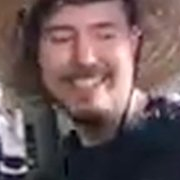
#> input picture tests/fixtures/head_closed.png, 180 x 180 px
$ python generate_fixtures.py
#> lines starting #> are read from the running program, lines starting #| are printed output that depends on the picture
### framing/config.py
"""
Config loader and validator for RelatiV Dynamic Framing (spec-0.1).
Computes SHA256 config hash and captures environment library versions.
"""

from __future__ import annotations

import hashlib
import json
import os
import shutil
import subprocess
from pathlib import Path
from typing import Any, Dict, Optional
import yaml


def get_binary_paths() -> Dict[str, str]:
    """Find ffmpeg and ffprobe, checking env vars, venv bin, static-ffmpeg, and PATH."""
    env_ffmpeg = os.environ.get("FFMPEG_PATH")
    env_ffprobe = os.environ.get("FFPROBE_PATH")

    venv_bin = Path(__file__).resolve().parent.parent / ".venv_framing" / "bin"
    ffmpeg_cand = str(venv_bin / "ffmpeg")
    ffprobe_cand = str(venv_bin / "ffprobe")

    ffmpeg_bin = env_ffmpeg or (ffmpeg_cand if os.path.exists(ffmpeg_cand) else shutil.which("ffmpeg") or shutil.which("ffmpeg.exe") or "ffmpeg")

    if not env_ffprobe and ffmpeg_bin and os.path.isabs(str(ffmpeg_bin)):
        f_dir = Path(ffmpeg_bin).parent
        for cand in ("ffprobe.exe", "ffprobe"):
            if (f_dir / cand).exists():
                env_ffprobe = str(f_dir / cand)
                break

    ffprobe_bin = env_ffprobe or (ffprobe_cand if os.path.exists(ffprobe_cand) else shutil.which("ffprobe") or shutil.which("ffprobe.exe") or "ffprobe")

    return {
        "ffmpeg": str(ffmpeg_bin),
        "ffprobe": str(ffprobe_bin),
    }


# [89 lines left out: functions get_library_versions, compute_config_hash, load_config, not called in this run]

### tests/fixtures/generate_fixtures.py
"""
Synthetic Test Fixture Generator for Dynamic Framing Test Suite (spec-0.1).
Generates:
- F01: Single talking head, static camera
- F02: Single presenter who moves around
- F03: Two-person podcast, alternating long turns
- F04: Two-person fast banter
- F05: Two-person, one long monologue
- F06: Overlapping speech and shared laughter
- F07: Frequent backchannels
- F08: Voice-over or off-screen speaker with visible face
- F15: Phone footage (VFR + rotation metadata + odd dimensions)
Also writes ground-truth label JSON files to tests/labels/*.json.
"""

from __future__ import annotations

import os
import json
import shutil
import subprocess
from pathlib import Path
import cv2
import numpy as np
import scipy.io.wavfile as wavfile

from framing.config import get_binary_paths


def get_head_assets(assets_dir: Path) -> tuple[np.ndarray, np.ndarray]:
    """Returns (head_closed, head_open) for realistic face detection and MAR variation."""
    assets_dir.mkdir(parents=True, exist_ok=True)
    closed_path = assets_dir / "head_closed.png"
    open_path = assets_dir / "head_open.png"

    if closed_path.exists() and open_path.exists():
        return cv2.imread(str(closed_path)), cv2.imread(str(open_path))
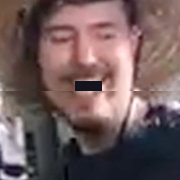
#> input picture tests/fixtures/head_open.png, 180 x 180 px

    # Base template
    tmpl_path = assets_dir / "head_template.png"
    if tmpl_path.exists():
        head = cv2.imread(str(tmpl_path))
    else:
        src_img = "/Users/deeprajsharma/.gemini/antigravity/brain/184c9618-95ca-4753-9f97-2b04d9baeebe/.user_uploaded/media_1794504288064_ef245eea.jpg"
        if os.path.exists(src_img):
            img = cv2.imread(src_img)
            head = img[0:180, 240:420]
        else:
            head = np.full((180, 180, 3), (200, 200, 200), dtype=np.uint8)
            cv2.circle(head, (90, 90), 80, (180, 150, 120), -1)

    cv2.imwrite(str(closed_path), head)

    # Create open-mouth variant
    h, w = head.shape[:2]
    head_open = head.copy()
    shift = 8
    head_open[83+shift:h] = head[83:h-shift]
    head_open[81:83+shift, 75:102] = (30, 20, 20)
    cv2.imwrite(str(open_path), head_open)

    return head, head_open


def generate_speech_timeline(
    turns: list[dict],
    duration_s: float,
    output_wav: Path,
    sr: int = 16000
) -> Path:
    """Generates natural spoken voice timeline matching turn intervals."""
    total_samples = int(duration_s * sr)
    timeline = np.zeros(total_samples, dtype=np.float32)

    has_say = bool(shutil.which("say"))
    bins = get_binary_paths()

    temp_dir = output_wav.parent / "temp_audio_gen"
    temp_dir.mkdir(parents=True, exist_ok=True)

    phrases = {
        "P1": ["Good morning everyone and welcome to the show.", "Let us talk about deep neural networks and dynamic camera framing."],
        "P2": ["Thanks for having me here today.", "I completely agree with that perspective and would like to add more details."],
        "offscreen": ["Attention please, this is a narration from the studio offscreen."],
    }

    voice_map = {
        "P1": "Alex",
        "P2": "Victoria",
        "offscreen": "Fred",
    }

    for idx, turn in enumerate(turns):
        spk = turn.get("speaker")
        if spk == "silence" or spk == "unknown":
            continue

        start_s = float(turn["start_s"])
        end_s = float(turn["end_s"])
        turn_dur = end_s - start_s
        if turn_dur <= 0:
            continue

        s_sample = max(0, int(round(start_s * sr)))
        e_sample = min(total_samples, int(round(end_s * sr)))
        needed_samples = e_sample - s_sample
        if needed_samples <= 0:
            continue

        turn_samples = None
        if has_say:
            voice = voice_map.get(spk, "Alex")
            phrase_list = phrases.get(spk, ["Here is the spoken turn content."])
            phrase = phrase_list[idx % len(phrase_list)]
            temp_aiff = temp_dir / f"turn_{idx}.aiff"
            temp_turn_wav = temp_dir / f"turn_{idx}.wav"

            try:
                subprocess.run(["say", "-v", voice, phrase, "-o", str(temp_aiff)], check=True, capture_output=True)
                subprocess.run([bins["ffmpeg"], "-y", "-i", str(temp_aiff), "-ar", str(sr), "-ac", "1", str(temp_turn_wav)], check=True, capture_output=True)

                _, data = wavfile.read(str(temp_turn_wav))
                if data.dtype == np.int16:
                    raw_float = data.astype(np.float32) / 32768.0
                else:
                    raw_float = data.astype(np.float32)

                # Loop or trim to exactly needed_samples
                if len(raw_float) < needed_samples:
                    repeats = int(np.ceil(needed_samples / len(raw_float)))
                    turn_samples = np.tile(raw_float, repeats)[:needed_samples]
                else:
                    turn_samples = raw_float[:needed_samples]

                if temp_aiff.exists(): temp_aiff.unlink()
                if temp_turn_wav.exists(): temp_turn_wav.unlink()
            except Exception as e:
                turn_samples = None

        if turn_samples is None:
            # Fallback synthetic formant wave
            t = np.linspace(0, turn_dur, needed_samples, endpoint=False)
            f0 = 150.0 if spk == "P1" else 220.0
            turn_samples = (
                np.sin(2 * np.pi * f0 * t) +
                0.7 * np.sin(2 * np.pi * (2 * f0) * t) +
                0.4 * np.sin(2 * np.pi * (4 * f0) * t)
            ).astype(np.float32) * np.clip(np.sin(2 * np.pi * 3.5 * t), 0, 1)

        # Apply smooth ramp at boundaries
        ramp_len = min(sr // 50, needed_samples // 4)
        if ramp_len > 0:
            turn_samples[:ramp_len] *= np.linspace(0, 1, ramp_len)
            turn_samples[-ramp_len:] *= np.linspace(1, 0, ramp_len)

        timeline[s_sample:e_sample] += turn_samples

    if temp_dir.exists():
        shutil.rmtree(temp_dir, ignore_errors=True)

    # Normalize volume
    peak = np.max(np.abs(timeline))
    if peak > 0:
        int_data = (timeline / peak * 28000).astype(np.int16)
    else:
        int_data = np.zeros(total_samples, dtype=np.int16)

    wavfile.write(str(output_wav), sr, int_data)
    return output_wav


def mux_video_and_audio(raw_video: Path, wav_path: Path, output_mp4: Path):
    bins = get_binary_paths()
    cmd = [
        bins["ffmpeg"], "-y",
        "-i", str(raw_video),
        "-i", str(wav_path),
        "-c:v", "libx264",
        "-preset", "ultrafast",
        "-pix_fmt", "yuv420p",
        "-c:a", "aac",
        "-ar", "48000",
        "-shortest",
        str(output_mp4),
    ]
    subprocess.run(cmd, capture_output=True, check=True, timeout=30)
    if raw_video.exists(): raw_video.unlink()
    if wav_path.exists(): wav_path.unlink()


def generate_podcast_fixture(
    fixture_id: str,
    output_mp4: Path,
    labels_path: Path,
    duration_s: float,
    speaker_turns: list[dict],
    visible_faces: list[str] = ["P1", "P2"],
    fps: int = 30,
) -> Path:
    """Generates synthetic 2-person podcast video with synchronous speech audio & MAR animation."""
    output_mp4 = Path(output_mp4)
    output_mp4.parent.mkdir(parents=True, exist_ok=True)
    labels_path = Path(labels_path)
    labels_path.parent.mkdir(parents=True, exist_ok=True)

    head_closed, head_open = get_head_assets(output_mp4.parent)
#> head_closed is the input picture: shape (180, 180, 3); mean B, G, R 90.1, 89, 108.7
#> head_open is the input picture: shape (180, 180, 3); mean B, G, R 92.2, 91.6, 112.4
    head_c = cv2.resize(head_closed, (300, 300))
    head_o = cv2.resize(head_open, (300, 300))

    wav_path = output_mp4.parent / f"temp_{fixture_id}.wav"
    generate_speech_timeline(speaker_turns, duration_s, wav_path)

    raw_video = output_mp4.parent / f"temp_{fixture_id}_raw.mp4"
    fourcc = cv2.VideoWriter_fourcc(*"mp4v")
    out = cv2.VideoWriter(str(raw_video), fourcc, fps, (1920, 1080))

    total_frames = int(round(duration_s * fps))
    for f in range(total_frames):
        t = f / fps
        frame = np.full((1080, 1920, 3), (225, 225, 225), dtype=np.uint8)

        # Check who is speaking
        p1_speaking = any(st["start_s"] <= t <= st["end_s"] and st["speaker"] == "P1" for st in speaker_turns)
        p2_speaking = any(st["start_s"] <= t <= st["end_s"] and st["speaker"] == "P2" for st in speaker_turns)

        # 3.1 Hz natural syllable cadence (avoids 4.0 Hz stroboscopic aliasing with 8 fps detector)
        cycle = (t * 3.1) % 1.0
        mouth_open = cycle < 0.50

        # P1 (left face: x=320, y=200)
        if "P1" in visible_faces:
            p1_img = head_o if (p1_speaking and mouth_open) else head_c
            frame[200:500, 320:620] = p1_img

        # P2 (right face: x=1300, y=200)
        if "P2" in visible_faces:
            p2_img = head_o if (p2_speaking and mouth_open) else head_c
            frame[200:500, 1300:1600] = p2_img

        out.write(frame)
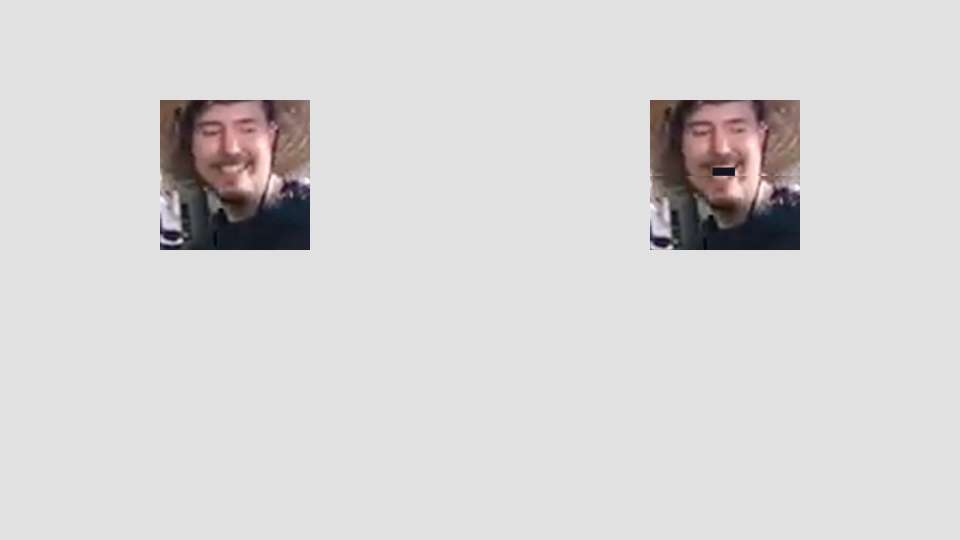
#> frame: shape (1080, 1920, 3) (shown at 1/2 size); mean B, G, R 213.4, 213.3, 215.1
    out.release()

    mux_video_and_audio(raw_video, wav_path, output_mp4)

    # Write ground-truth label
    label_data = {
        "fixture_id": fixture_id,
        "clip": output_mp4.name,
        "duration_s": duration_s,
        "speaker_intervals": speaker_turns,
    }
    with open(labels_path, "w", encoding="utf-8") as f:
        json.dump(label_data, f, indent=2)

    return output_mp4


def generate_all_fixtures(fixtures_dir: Path, labels_dir: Path):
    fixtures_dir = Path(fixtures_dir)
    labels_dir = Path(labels_dir)

    # F03: Two-person podcast, alternating long turns
    generate_podcast_fixture(
        fixture_id="F03",
        output_mp4=fixtures_dir / "F03.mp4",
        labels_path=labels_dir / "F03.json",
        duration_s=5.0,
        speaker_turns=[
            {"start_s": 0.0, "end_s": 2.5, "speaker": "P1"},
            {"start_s": 2.5, "end_s": 5.0, "speaker": "P2"},
        ],
    )

    # F04: Two-person fast banter (alternating every 1.2s)
    generate_podcast_fixture(
        fixture_id="F04",
        output_mp4=fixtures_dir / "F04.mp4",
        labels_path=labels_dir / "F04.json",
        duration_s=4.8,
        speaker_turns=[
            {"start_s": 0.0, "end_s": 1.2, "speaker": "P1"},
            {"start_s": 1.2, "end_s": 2.4, "speaker": "P2"},
            {"start_s": 2.4, "end_s": 3.6, "speaker": "P1"},
            {"start_s": 3.6, "end_s": 4.8, "speaker": "P2"},
        ],
    )

    # F05: Two-person, one long monologue (P1 speaks entire time)
    generate_podcast_fixture(
        fixture_id="F05",
        output_mp4=fixtures_dir / "F05.mp4",
        labels_path=labels_dir / "F05.json",
        duration_s=5.0,
        speaker_turns=[
            {"start_s": 0.0, "end_s": 5.0, "speaker": "P1"},
        ],
    )

    # F06: Overlapping speech and shared laughter (P1 and P2 overlap between 2.0s and 3.2s)
    generate_podcast_fixture(
        fixture_id="F06",
        output_mp4=fixtures_dir / "F06.mp4",
        labels_path=labels_dir / "F06.json",
        duration_s=5.0,
        speaker_turns=[
            {"start_s": 0.0, "end_s": 3.2, "speaker": "P1"},
            {"start_s": 2.0, "end_s": 5.0, "speaker": "P2"},
        ],
    )

    # F07: Frequent backchannels (P1 monologue with P2 saying 0.4s backchannel at 2.0s)
    generate_podcast_fixture(
        fixture_id="F07",
        output_mp4=fixtures_dir / "F07.mp4",
        labels_path=labels_dir / "F07.json",
        duration_s=5.0,
        speaker_turns=[
            {"start_s": 0.0, "end_s": 5.0, "speaker": "P1"},
            {"start_s": 2.0, "end_s": 2.4, "speaker": "P2"},
        ],
    )

    # F08: Voice-over or off-screen speaker with visible face (Face P1 visible but silent; offscreen speaks)
    generate_podcast_fixture(
        fixture_id="F08",
        output_mp4=fixtures_dir / "F08.mp4",
        labels_path=labels_dir / "F08.json",
        duration_s=4.0,
        visible_faces=["P1"],
        speaker_turns=[
            {"start_s": 0.5, "end_s": 3.5, "speaker": "offscreen"},
        ],
    )
#> after the loop in generate_podcast_fixture (call 6), `for f in range(total_frames):`:
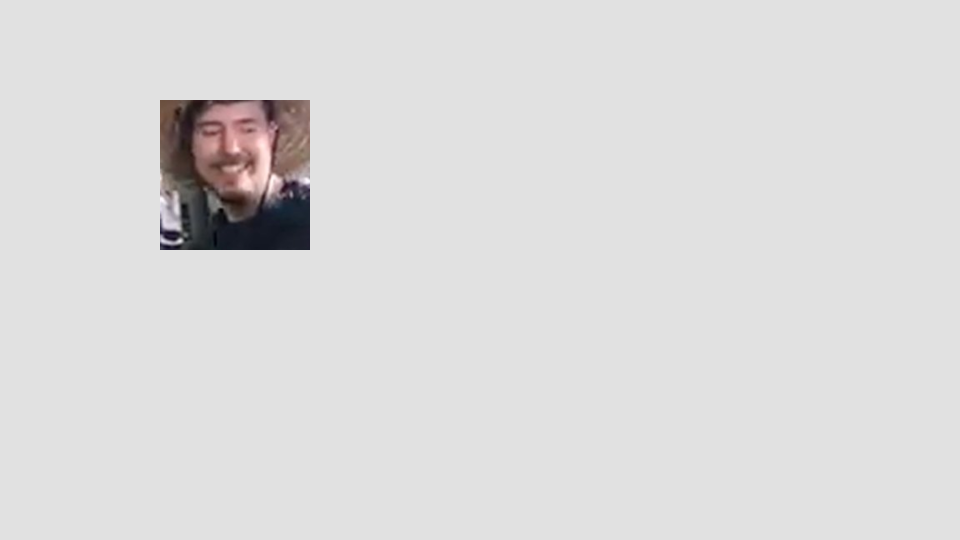
#> frame: shape (1080, 1920, 3) (shown at 1/2 size); mean B, G, R 219.1, 219.1, 219.9


if __name__ == "__main__":
    base_dir = Path(__file__).resolve().parent
    root_dir = base_dir.parent.parent
    f_dir = base_dir
    l_dir = root_dir / "tests" / "labels"
    generate_all_fixtures(f_dir, l_dir)
    print("All fixtures F03-F08 and labels successfully generated.")
